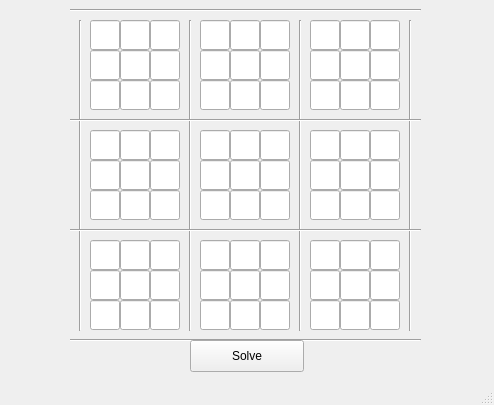
<?xml version="1.0" encoding="UTF-8"?>
<ui version="4.0">
 <class>MainWindow</class>
 <widget class="QMainWindow" name="MainWindow">
  <property name="geometry">
   <rect>
    <x>0</x>
    <y>0</y>
    <width>494</width>
    <height>405</height>
   </rect>
  </property>
  <property name="windowTitle">
   <string>MainWindow</string>
  </property>
  <widget class="QWidget" name="centralWidget">
   <widget class="QLineEdit" name="TL_1">
    <property name="geometry">
     <rect>
      <x>90</x>
      <y>20</y>
      <width>30</width>
      <height>30</height>
     </rect>
    </property>
    <property name="cursor">
     <cursorShape>ArrowCursor</cursorShape>
    </property>
    <property name="frame">
     <bool>true</bool>
    </property>
    <property name="cursorPosition">
     <number>0</number>
    </property>
    <property name="alignment">
     <set>Qt::AlignCenter</set>
    </property>
    <property name="readOnly">
     <bool>false</bool>
    </property>
    <property name="placeholderText">
     <string/>
    </property>
   </widget>
   <widget class="QLineEdit" name="TL_2">
    <property name="geometry">
     <rect>
      <x>120</x>
      <y>20</y>
      <width>30</width>
      <height>30</height>
     </rect>
    </property>
    <property name="cursor">
     <cursorShape>ArrowCursor</cursorShape>
    </property>
    <property name="frame">
     <bool>true</bool>
    </property>
    <property name="cursorPosition">
     <number>0</number>
    </property>
    <property name="alignment">
     <set>Qt::AlignCenter</set>
    </property>
   </widget>
   <widget class="QLineEdit" name="TL_3">
    <property name="geometry">
     <rect>
      <x>150</x>
      <y>20</y>
      <width>30</width>
      <height>30</height>
     </rect>
    </property>
    <property name="cursor">
     <cursorShape>ArrowCursor</cursorShape>
    </property>
    <property name="frame">
     <bool>true</bool>
    </property>
    <property name="cursorPosition">
     <number>0</number>
    </property>
    <property name="alignment">
     <set>Qt::AlignCenter</set>
    </property>
   </widget>
   <widget class="QLineEdit" name="TL_5">
    <property name="geometry">
     <rect>
      <x>120</x>
      <y>50</y>
      <width>30</width>
      <height>30</height>
     </rect>
    </property>
    <property name="cursor">
     <cursorShape>ArrowCursor</cursorShape>
    </property>
    <property name="frame">
     <bool>true</bool>
    </property>
    <property name="cursorPosition">
     <number>0</number>
    </property>
    <property name="alignment">
     <set>Qt::AlignCenter</set>
    </property>
   </widget>
   <widget class="QLineEdit" name="TL_4">
    <property name="geometry">
     <rect>
      <x>90</x>
      <y>50</y>
      <width>30</width>
      <height>30</height>
     </rect>
    </property>
    <property name="cursor">
     <cursorShape>ArrowCursor</cursorShape>
    </property>
    <property name="frame">
     <bool>true</bool>
    </property>
    <property name="cursorPosition">
     <number>0</number>
    </property>
    <property name="alignment">
     <set>Qt::AlignCenter</set>
    </property>
   </widget>
   <widget class="QLineEdit" name="TL_6">
    <property name="geometry">
     <rect>
      <x>150</x>
      <y>50</y>
      <width>30</width>
      <height>30</height>
     </rect>
    </property>
    <property name="cursor">
     <cursorShape>ArrowCursor</cursorShape>
    </property>
    <property name="frame">
     <bool>true</bool>
    </property>
    <property name="cursorPosition">
     <number>0</number>
    </property>
    <property name="alignment">
     <set>Qt::AlignCenter</set>
    </property>
   </widget>
   <widget class="QLineEdit" name="TL_8">
    <property name="geometry">
     <rect>
      <x>120</x>
      <y>80</y>
      <width>30</width>
      <height>30</height>
     </rect>
    </property>
    <property name="cursor">
     <cursorShape>ArrowCursor</cursorShape>
    </property>
    <property name="frame">
     <bool>true</bool>
    </property>
    <property name="cursorPosition">
     <number>0</number>
    </property>
    <property name="alignment">
     <set>Qt::AlignCenter</set>
    </property>
   </widget>
   <widget class="QLineEdit" name="TL_7">
    <property name="geometry">
     <rect>
      <x>90</x>
      <y>80</y>
      <width>30</width>
      <height>30</height>
     </rect>
    </property>
    <property name="cursor">
     <cursorShape>ArrowCursor</cursorShape>
    </property>
    <property name="frame">
     <bool>true</bool>
    </property>
    <property name="cursorPosition">
     <number>0</number>
    </property>
    <property name="alignment">
     <set>Qt::AlignCenter</set>
    </property>
   </widget>
   <widget class="QLineEdit" name="TL_9">
    <property name="geometry">
     <rect>
      <x>150</x>
      <y>80</y>
      <width>30</width>
      <height>30</height>
     </rect>
    </property>
    <property name="cursor">
     <cursorShape>ArrowCursor</cursorShape>
    </property>
    <property name="frame">
     <bool>true</bool>
    </property>
    <property name="cursorPosition">
     <number>0</number>
    </property>
    <property name="alignment">
     <set>Qt::AlignCenter</set>
    </property>
   </widget>
   <widget class="Line" name="line">
    <property name="geometry">
     <rect>
      <x>180</x>
      <y>20</y>
      <width>20</width>
      <height>311</height>
     </rect>
    </property>
    <property name="orientation">
     <enum>Qt::Vertical</enum>
    </property>
   </widget>
   <widget class="QLineEdit" name="TM_2">
    <property name="geometry">
     <rect>
      <x>230</x>
      <y>20</y>
      <width>30</width>
      <height>30</height>
     </rect>
    </property>
    <property name="cursor">
     <cursorShape>ArrowCursor</cursorShape>
    </property>
    <property name="frame">
     <bool>true</bool>
    </property>
    <property name="cursorPosition">
     <number>0</number>
    </property>
    <property name="alignment">
     <set>Qt::AlignCenter</set>
    </property>
   </widget>
   <widget class="QLineEdit" name="TM_5">
    <property name="geometry">
     <rect>
      <x>230</x>
      <y>50</y>
      <width>30</width>
      <height>30</height>
     </rect>
    </property>
    <property name="cursor">
     <cursorShape>ArrowCursor</cursorShape>
    </property>
    <property name="frame">
     <bool>true</bool>
    </property>
    <property name="cursorPosition">
     <number>0</number>
    </property>
    <property name="alignment">
     <set>Qt::AlignCenter</set>
    </property>
   </widget>
   <widget class="QLineEdit" name="TM_1">
    <property name="geometry">
     <rect>
      <x>200</x>
      <y>20</y>
      <width>30</width>
      <height>30</height>
     </rect>
    </property>
    <property name="cursor">
     <cursorShape>ArrowCursor</cursorShape>
    </property>
    <property name="frame">
     <bool>true</bool>
    </property>
    <property name="cursorPosition">
     <number>0</number>
    </property>
    <property name="alignment">
     <set>Qt::AlignCenter</set>
    </property>
   </widget>
   <widget class="QLineEdit" name="TM_4">
    <property name="geometry">
     <rect>
      <x>200</x>
      <y>50</y>
      <width>30</width>
      <height>30</height>
     </rect>
    </property>
    <property name="cursor">
     <cursorShape>ArrowCursor</cursorShape>
    </property>
    <property name="frame">
     <bool>true</bool>
    </property>
    <property name="cursorPosition">
     <number>0</number>
    </property>
    <property name="alignment">
     <set>Qt::AlignCenter</set>
    </property>
   </widget>
   <widget class="QLineEdit" name="TM_3">
    <property name="geometry">
     <rect>
      <x>260</x>
      <y>20</y>
      <width>30</width>
      <height>30</height>
     </rect>
    </property>
    <property name="cursor">
     <cursorShape>ArrowCursor</cursorShape>
    </property>
    <property name="frame">
     <bool>true</bool>
    </property>
    <property name="cursorPosition">
     <number>0</number>
    </property>
    <property name="alignment">
     <set>Qt::AlignCenter</set>
    </property>
   </widget>
   <widget class="Line" name="line_2">
    <property name="geometry">
     <rect>
      <x>290</x>
      <y>20</y>
      <width>20</width>
      <height>311</height>
     </rect>
    </property>
    <property name="orientation">
     <enum>Qt::Vertical</enum>
    </property>
   </widget>
   <widget class="QLineEdit" name="TM_9">
    <property name="geometry">
     <rect>
      <x>260</x>
      <y>80</y>
      <width>30</width>
      <height>30</height>
     </rect>
    </property>
    <property name="cursor">
     <cursorShape>ArrowCursor</cursorShape>
    </property>
    <property name="frame">
     <bool>true</bool>
    </property>
    <property name="cursorPosition">
     <number>0</number>
    </property>
    <property name="alignment">
     <set>Qt::AlignCenter</set>
    </property>
   </widget>
   <widget class="QLineEdit" name="TM_7">
    <property name="geometry">
     <rect>
      <x>200</x>
      <y>80</y>
      <width>30</width>
      <height>30</height>
     </rect>
    </property>
    <property name="cursor">
     <cursorShape>ArrowCursor</cursorShape>
    </property>
    <property name="frame">
     <bool>true</bool>
    </property>
    <property name="cursorPosition">
     <number>0</number>
    </property>
    <property name="alignment">
     <set>Qt::AlignCenter</set>
    </property>
   </widget>
   <widget class="QLineEdit" name="TM_8">
    <property name="geometry">
     <rect>
      <x>230</x>
      <y>80</y>
      <width>30</width>
      <height>30</height>
     </rect>
    </property>
    <property name="cursor">
     <cursorShape>ArrowCursor</cursorShape>
    </property>
    <property name="frame">
     <bool>true</bool>
    </property>
    <property name="cursorPosition">
     <number>0</number>
    </property>
    <property name="alignment">
     <set>Qt::AlignCenter</set>
    </property>
   </widget>
   <widget class="QLineEdit" name="TM_6">
    <property name="geometry">
     <rect>
      <x>260</x>
      <y>50</y>
      <width>30</width>
      <height>30</height>
     </rect>
    </property>
    <property name="cursor">
     <cursorShape>ArrowCursor</cursorShape>
    </property>
    <property name="frame">
     <bool>true</bool>
    </property>
    <property name="cursorPosition">
     <number>0</number>
    </property>
    <property name="alignment">
     <set>Qt::AlignCenter</set>
    </property>
   </widget>
   <widget class="QLineEdit" name="TR_2">
    <property name="geometry">
     <rect>
      <x>340</x>
      <y>20</y>
      <width>30</width>
      <height>30</height>
     </rect>
    </property>
    <property name="cursor">
     <cursorShape>ArrowCursor</cursorShape>
    </property>
    <property name="frame">
     <bool>true</bool>
    </property>
    <property name="cursorPosition">
     <number>0</number>
    </property>
    <property name="alignment">
     <set>Qt::AlignCenter</set>
    </property>
   </widget>
   <widget class="QLineEdit" name="TR_5">
    <property name="geometry">
     <rect>
      <x>340</x>
      <y>50</y>
      <width>30</width>
      <height>30</height>
     </rect>
    </property>
    <property name="cursor">
     <cursorShape>ArrowCursor</cursorShape>
    </property>
    <property name="frame">
     <bool>true</bool>
    </property>
    <property name="cursorPosition">
     <number>0</number>
    </property>
    <property name="alignment">
     <set>Qt::AlignCenter</set>
    </property>
   </widget>
   <widget class="QLineEdit" name="TR_1">
    <property name="geometry">
     <rect>
      <x>310</x>
      <y>20</y>
      <width>30</width>
      <height>30</height>
     </rect>
    </property>
    <property name="cursor">
     <cursorShape>ArrowCursor</cursorShape>
    </property>
    <property name="frame">
     <bool>true</bool>
    </property>
    <property name="cursorPosition">
     <number>0</number>
    </property>
    <property name="alignment">
     <set>Qt::AlignCenter</set>
    </property>
   </widget>
   <widget class="QLineEdit" name="TR_4">
    <property name="geometry">
     <rect>
      <x>310</x>
      <y>50</y>
      <width>30</width>
      <height>30</height>
     </rect>
    </property>
    <property name="cursor">
     <cursorShape>ArrowCursor</cursorShape>
    </property>
    <property name="frame">
     <bool>true</bool>
    </property>
    <property name="cursorPosition">
     <number>0</number>
    </property>
    <property name="alignment">
     <set>Qt::AlignCenter</set>
    </property>
   </widget>
   <widget class="QLineEdit" name="TR_3">
    <property name="geometry">
     <rect>
      <x>370</x>
      <y>20</y>
      <width>30</width>
      <height>30</height>
     </rect>
    </property>
    <property name="cursor">
     <cursorShape>ArrowCursor</cursorShape>
    </property>
    <property name="frame">
     <bool>true</bool>
    </property>
    <property name="cursorPosition">
     <number>0</number>
    </property>
    <property name="alignment">
     <set>Qt::AlignCenter</set>
    </property>
   </widget>
   <widget class="Line" name="line_3">
    <property name="geometry">
     <rect>
      <x>400</x>
      <y>20</y>
      <width>20</width>
      <height>311</height>
     </rect>
    </property>
    <property name="orientation">
     <enum>Qt::Vertical</enum>
    </property>
   </widget>
   <widget class="QLineEdit" name="TR_9">
    <property name="geometry">
     <rect>
      <x>370</x>
      <y>80</y>
      <width>30</width>
      <height>30</height>
     </rect>
    </property>
    <property name="cursor">
     <cursorShape>ArrowCursor</cursorShape>
    </property>
    <property name="frame">
     <bool>true</bool>
    </property>
    <property name="cursorPosition">
     <number>0</number>
    </property>
    <property name="alignment">
     <set>Qt::AlignCenter</set>
    </property>
   </widget>
   <widget class="QLineEdit" name="TR_7">
    <property name="geometry">
     <rect>
      <x>310</x>
      <y>80</y>
      <width>30</width>
      <height>30</height>
     </rect>
    </property>
    <property name="cursor">
     <cursorShape>ArrowCursor</cursorShape>
    </property>
    <property name="frame">
     <bool>true</bool>
    </property>
    <property name="cursorPosition">
     <number>0</number>
    </property>
    <property name="alignment">
     <set>Qt::AlignCenter</set>
    </property>
   </widget>
   <widget class="QLineEdit" name="TR_8">
    <property name="geometry">
     <rect>
      <x>340</x>
      <y>80</y>
      <width>30</width>
      <height>30</height>
     </rect>
    </property>
    <property name="cursor">
     <cursorShape>ArrowCursor</cursorShape>
    </property>
    <property name="frame">
     <bool>true</bool>
    </property>
    <property name="cursorPosition">
     <number>0</number>
    </property>
    <property name="alignment">
     <set>Qt::AlignCenter</set>
    </property>
   </widget>
   <widget class="QLineEdit" name="TR_6">
    <property name="geometry">
     <rect>
      <x>370</x>
      <y>50</y>
      <width>30</width>
      <height>30</height>
     </rect>
    </property>
    <property name="cursor">
     <cursorShape>ArrowCursor</cursorShape>
    </property>
    <property name="frame">
     <bool>true</bool>
    </property>
    <property name="cursorPosition">
     <number>0</number>
    </property>
    <property name="alignment">
     <set>Qt::AlignCenter</set>
    </property>
   </widget>
   <widget class="Line" name="line_4">
    <property name="geometry">
     <rect>
      <x>70</x>
      <y>20</y>
      <width>20</width>
      <height>311</height>
     </rect>
    </property>
    <property name="orientation">
     <enum>Qt::Vertical</enum>
    </property>
   </widget>
   <widget class="Line" name="line_5">
    <property name="geometry">
     <rect>
      <x>70</x>
      <y>110</y>
      <width>351</width>
      <height>20</height>
     </rect>
    </property>
    <property name="orientation">
     <enum>Qt::Horizontal</enum>
    </property>
   </widget>
   <widget class="QLineEdit" name="ML_4">
    <property name="geometry">
     <rect>
      <x>90</x>
      <y>160</y>
      <width>30</width>
      <height>30</height>
     </rect>
    </property>
    <property name="cursor">
     <cursorShape>ArrowCursor</cursorShape>
    </property>
    <property name="frame">
     <bool>true</bool>
    </property>
    <property name="cursorPosition">
     <number>0</number>
    </property>
    <property name="alignment">
     <set>Qt::AlignCenter</set>
    </property>
   </widget>
   <widget class="QLineEdit" name="MM_5">
    <property name="geometry">
     <rect>
      <x>230</x>
      <y>160</y>
      <width>30</width>
      <height>30</height>
     </rect>
    </property>
    <property name="cursor">
     <cursorShape>ArrowCursor</cursorShape>
    </property>
    <property name="frame">
     <bool>true</bool>
    </property>
    <property name="cursorPosition">
     <number>0</number>
    </property>
    <property name="alignment">
     <set>Qt::AlignCenter</set>
    </property>
   </widget>
   <widget class="QLineEdit" name="MM_8">
    <property name="geometry">
     <rect>
      <x>230</x>
      <y>190</y>
      <width>30</width>
      <height>30</height>
     </rect>
    </property>
    <property name="cursor">
     <cursorShape>ArrowCursor</cursorShape>
    </property>
    <property name="frame">
     <bool>true</bool>
    </property>
    <property name="cursorPosition">
     <number>0</number>
    </property>
    <property name="alignment">
     <set>Qt::AlignCenter</set>
    </property>
   </widget>
   <widget class="QLineEdit" name="ML_8">
    <property name="geometry">
     <rect>
      <x>120</x>
      <y>190</y>
      <width>30</width>
      <height>30</height>
     </rect>
    </property>
    <property name="cursor">
     <cursorShape>ArrowCursor</cursorShape>
    </property>
    <property name="frame">
     <bool>true</bool>
    </property>
    <property name="cursorPosition">
     <number>0</number>
    </property>
    <property name="alignment">
     <set>Qt::AlignCenter</set>
    </property>
   </widget>
   <widget class="QLineEdit" name="ML_7">
    <property name="geometry">
     <rect>
      <x>90</x>
      <y>190</y>
      <width>30</width>
      <height>30</height>
     </rect>
    </property>
    <property name="cursor">
     <cursorShape>ArrowCursor</cursorShape>
    </property>
    <property name="frame">
     <bool>true</bool>
    </property>
    <property name="cursorPosition">
     <number>0</number>
    </property>
    <property name="alignment">
     <set>Qt::AlignCenter</set>
    </property>
   </widget>
   <widget class="QLineEdit" name="MR_5">
    <property name="geometry">
     <rect>
      <x>340</x>
      <y>160</y>
      <width>30</width>
      <height>30</height>
     </rect>
    </property>
    <property name="cursor">
     <cursorShape>ArrowCursor</cursorShape>
    </property>
    <property name="frame">
     <bool>true</bool>
    </property>
    <property name="cursorPosition">
     <number>0</number>
    </property>
    <property name="alignment">
     <set>Qt::AlignCenter</set>
    </property>
   </widget>
   <widget class="QLineEdit" name="MR_1">
    <property name="geometry">
     <rect>
      <x>310</x>
      <y>130</y>
      <width>30</width>
      <height>30</height>
     </rect>
    </property>
    <property name="cursor">
     <cursorShape>ArrowCursor</cursorShape>
    </property>
    <property name="frame">
     <bool>true</bool>
    </property>
    <property name="cursorPosition">
     <number>0</number>
    </property>
    <property name="alignment">
     <set>Qt::AlignCenter</set>
    </property>
   </widget>
   <widget class="QLineEdit" name="MM_4">
    <property name="geometry">
     <rect>
      <x>200</x>
      <y>160</y>
      <width>30</width>
      <height>30</height>
     </rect>
    </property>
    <property name="cursor">
     <cursorShape>ArrowCursor</cursorShape>
    </property>
    <property name="frame">
     <bool>true</bool>
    </property>
    <property name="cursorPosition">
     <number>0</number>
    </property>
    <property name="alignment">
     <set>Qt::AlignCenter</set>
    </property>
   </widget>
   <widget class="QLineEdit" name="MM_7">
    <property name="geometry">
     <rect>
      <x>200</x>
      <y>190</y>
      <width>30</width>
      <height>30</height>
     </rect>
    </property>
    <property name="cursor">
     <cursorShape>ArrowCursor</cursorShape>
    </property>
    <property name="frame">
     <bool>true</bool>
    </property>
    <property name="cursorPosition">
     <number>0</number>
    </property>
    <property name="alignment">
     <set>Qt::AlignCenter</set>
    </property>
   </widget>
   <widget class="QLineEdit" name="MM_6">
    <property name="geometry">
     <rect>
      <x>260</x>
      <y>160</y>
      <width>30</width>
      <height>30</height>
     </rect>
    </property>
    <property name="cursor">
     <cursorShape>ArrowCursor</cursorShape>
    </property>
    <property name="frame">
     <bool>true</bool>
    </property>
    <property name="cursorPosition">
     <number>0</number>
    </property>
    <property name="alignment">
     <set>Qt::AlignCenter</set>
    </property>
   </widget>
   <widget class="QLineEdit" name="MR_4">
    <property name="geometry">
     <rect>
      <x>310</x>
      <y>160</y>
      <width>30</width>
      <height>30</height>
     </rect>
    </property>
    <property name="cursor">
     <cursorShape>ArrowCursor</cursorShape>
    </property>
    <property name="frame">
     <bool>true</bool>
    </property>
    <property name="cursorPosition">
     <number>0</number>
    </property>
    <property name="alignment">
     <set>Qt::AlignCenter</set>
    </property>
   </widget>
   <widget class="QLineEdit" name="MR_3">
    <property name="geometry">
     <rect>
      <x>370</x>
      <y>130</y>
      <width>30</width>
      <height>30</height>
     </rect>
    </property>
    <property name="cursor">
     <cursorShape>ArrowCursor</cursorShape>
    </property>
    <property name="frame">
     <bool>true</bool>
    </property>
    <property name="cursorPosition">
     <number>0</number>
    </property>
    <property name="alignment">
     <set>Qt::AlignCenter</set>
    </property>
   </widget>
   <widget class="QLineEdit" name="MM_3">
    <property name="geometry">
     <rect>
      <x>260</x>
      <y>130</y>
      <width>30</width>
      <height>30</height>
     </rect>
    </property>
    <property name="cursor">
     <cursorShape>ArrowCursor</cursorShape>
    </property>
    <property name="frame">
     <bool>true</bool>
    </property>
    <property name="cursorPosition">
     <number>0</number>
    </property>
    <property name="alignment">
     <set>Qt::AlignCenter</set>
    </property>
   </widget>
   <widget class="QLineEdit" name="ML_3">
    <property name="geometry">
     <rect>
      <x>150</x>
      <y>130</y>
      <width>30</width>
      <height>30</height>
     </rect>
    </property>
    <property name="cursor">
     <cursorShape>ArrowCursor</cursorShape>
    </property>
    <property name="frame">
     <bool>true</bool>
    </property>
    <property name="cursorPosition">
     <number>0</number>
    </property>
    <property name="alignment">
     <set>Qt::AlignCenter</set>
    </property>
   </widget>
   <widget class="QLineEdit" name="MM_2">
    <property name="geometry">
     <rect>
      <x>230</x>
      <y>130</y>
      <width>30</width>
      <height>30</height>
     </rect>
    </property>
    <property name="cursor">
     <cursorShape>ArrowCursor</cursorShape>
    </property>
    <property name="frame">
     <bool>true</bool>
    </property>
    <property name="cursorPosition">
     <number>0</number>
    </property>
    <property name="alignment">
     <set>Qt::AlignCenter</set>
    </property>
   </widget>
   <widget class="QLineEdit" name="MM_9">
    <property name="geometry">
     <rect>
      <x>260</x>
      <y>190</y>
      <width>30</width>
      <height>30</height>
     </rect>
    </property>
    <property name="cursor">
     <cursorShape>ArrowCursor</cursorShape>
    </property>
    <property name="frame">
     <bool>true</bool>
    </property>
    <property name="cursorPosition">
     <number>0</number>
    </property>
    <property name="alignment">
     <set>Qt::AlignCenter</set>
    </property>
   </widget>
   <widget class="QLineEdit" name="ML_1">
    <property name="geometry">
     <rect>
      <x>90</x>
      <y>130</y>
      <width>30</width>
      <height>30</height>
     </rect>
    </property>
    <property name="cursor">
     <cursorShape>ArrowCursor</cursorShape>
    </property>
    <property name="frame">
     <bool>true</bool>
    </property>
    <property name="cursorPosition">
     <number>0</number>
    </property>
    <property name="alignment">
     <set>Qt::AlignCenter</set>
    </property>
   </widget>
   <widget class="QLineEdit" name="ML_2">
    <property name="geometry">
     <rect>
      <x>120</x>
      <y>130</y>
      <width>30</width>
      <height>30</height>
     </rect>
    </property>
    <property name="cursor">
     <cursorShape>ArrowCursor</cursorShape>
    </property>
    <property name="frame">
     <bool>true</bool>
    </property>
    <property name="cursorPosition">
     <number>0</number>
    </property>
    <property name="alignment">
     <set>Qt::AlignCenter</set>
    </property>
   </widget>
   <widget class="Line" name="line_6">
    <property name="geometry">
     <rect>
      <x>70</x>
      <y>220</y>
      <width>351</width>
      <height>20</height>
     </rect>
    </property>
    <property name="orientation">
     <enum>Qt::Horizontal</enum>
    </property>
   </widget>
   <widget class="QLineEdit" name="MM_1">
    <property name="geometry">
     <rect>
      <x>200</x>
      <y>130</y>
      <width>30</width>
      <height>30</height>
     </rect>
    </property>
    <property name="cursor">
     <cursorShape>ArrowCursor</cursorShape>
    </property>
    <property name="frame">
     <bool>true</bool>
    </property>
    <property name="cursorPosition">
     <number>0</number>
    </property>
    <property name="alignment">
     <set>Qt::AlignCenter</set>
    </property>
   </widget>
   <widget class="QLineEdit" name="ML_5">
    <property name="geometry">
     <rect>
      <x>120</x>
      <y>160</y>
      <width>30</width>
      <height>30</height>
     </rect>
    </property>
    <property name="cursor">
     <cursorShape>ArrowCursor</cursorShape>
    </property>
    <property name="frame">
     <bool>true</bool>
    </property>
    <property name="cursorPosition">
     <number>0</number>
    </property>
    <property name="alignment">
     <set>Qt::AlignCenter</set>
    </property>
   </widget>
   <widget class="QLineEdit" name="MR_8">
    <property name="geometry">
     <rect>
      <x>340</x>
      <y>190</y>
      <width>30</width>
      <height>30</height>
     </rect>
    </property>
    <property name="cursor">
     <cursorShape>ArrowCursor</cursorShape>
    </property>
    <property name="frame">
     <bool>true</bool>
    </property>
    <property name="cursorPosition">
     <number>0</number>
    </property>
    <property name="alignment">
     <set>Qt::AlignCenter</set>
    </property>
   </widget>
   <widget class="QLineEdit" name="ML_9">
    <property name="geometry">
     <rect>
      <x>150</x>
      <y>190</y>
      <width>30</width>
      <height>30</height>
     </rect>
    </property>
    <property name="cursor">
     <cursorShape>ArrowCursor</cursorShape>
    </property>
    <property name="frame">
     <bool>true</bool>
    </property>
    <property name="cursorPosition">
     <number>0</number>
    </property>
    <property name="alignment">
     <set>Qt::AlignCenter</set>
    </property>
   </widget>
   <widget class="QLineEdit" name="MR_9">
    <property name="geometry">
     <rect>
      <x>370</x>
      <y>190</y>
      <width>30</width>
      <height>30</height>
     </rect>
    </property>
    <property name="cursor">
     <cursorShape>ArrowCursor</cursorShape>
    </property>
    <property name="frame">
     <bool>true</bool>
    </property>
    <property name="cursorPosition">
     <number>0</number>
    </property>
    <property name="alignment">
     <set>Qt::AlignCenter</set>
    </property>
   </widget>
   <widget class="QLineEdit" name="MR_2">
    <property name="geometry">
     <rect>
      <x>340</x>
      <y>130</y>
      <width>30</width>
      <height>30</height>
     </rect>
    </property>
    <property name="cursor">
     <cursorShape>ArrowCursor</cursorShape>
    </property>
    <property name="frame">
     <bool>true</bool>
    </property>
    <property name="cursorPosition">
     <number>0</number>
    </property>
    <property name="alignment">
     <set>Qt::AlignCenter</set>
    </property>
   </widget>
   <widget class="QLineEdit" name="ML_6">
    <property name="geometry">
     <rect>
      <x>150</x>
      <y>160</y>
      <width>30</width>
      <height>30</height>
     </rect>
    </property>
    <property name="cursor">
     <cursorShape>ArrowCursor</cursorShape>
    </property>
    <property name="frame">
     <bool>true</bool>
    </property>
    <property name="cursorPosition">
     <number>0</number>
    </property>
    <property name="alignment">
     <set>Qt::AlignCenter</set>
    </property>
   </widget>
   <widget class="QLineEdit" name="MR_7">
    <property name="geometry">
     <rect>
      <x>310</x>
      <y>190</y>
      <width>30</width>
      <height>30</height>
     </rect>
    </property>
    <property name="cursor">
     <cursorShape>ArrowCursor</cursorShape>
    </property>
    <property name="frame">
     <bool>true</bool>
    </property>
    <property name="cursorPosition">
     <number>0</number>
    </property>
    <property name="alignment">
     <set>Qt::AlignCenter</set>
    </property>
   </widget>
   <widget class="QLineEdit" name="MR_6">
    <property name="geometry">
     <rect>
      <x>370</x>
      <y>160</y>
      <width>30</width>
      <height>30</height>
     </rect>
    </property>
    <property name="cursor">
     <cursorShape>ArrowCursor</cursorShape>
    </property>
    <property name="frame">
     <bool>true</bool>
    </property>
    <property name="cursorPosition">
     <number>0</number>
    </property>
    <property name="alignment">
     <set>Qt::AlignCenter</set>
    </property>
   </widget>
   <widget class="QLineEdit" name="BL_4">
    <property name="geometry">
     <rect>
      <x>90</x>
      <y>270</y>
      <width>30</width>
      <height>30</height>
     </rect>
    </property>
    <property name="cursor">
     <cursorShape>ArrowCursor</cursorShape>
    </property>
    <property name="frame">
     <bool>true</bool>
    </property>
    <property name="cursorPosition">
     <number>0</number>
    </property>
    <property name="alignment">
     <set>Qt::AlignCenter</set>
    </property>
   </widget>
   <widget class="QLineEdit" name="BM_5">
    <property name="geometry">
     <rect>
      <x>230</x>
      <y>270</y>
      <width>30</width>
      <height>30</height>
     </rect>
    </property>
    <property name="cursor">
     <cursorShape>ArrowCursor</cursorShape>
    </property>
    <property name="frame">
     <bool>true</bool>
    </property>
    <property name="cursorPosition">
     <number>0</number>
    </property>
    <property name="alignment">
     <set>Qt::AlignCenter</set>
    </property>
   </widget>
   <widget class="QLineEdit" name="BM_8">
    <property name="geometry">
     <rect>
      <x>230</x>
      <y>300</y>
      <width>30</width>
      <height>30</height>
     </rect>
    </property>
    <property name="cursor">
     <cursorShape>ArrowCursor</cursorShape>
    </property>
    <property name="frame">
     <bool>true</bool>
    </property>
    <property name="cursorPosition">
     <number>0</number>
    </property>
    <property name="alignment">
     <set>Qt::AlignCenter</set>
    </property>
   </widget>
   <widget class="QLineEdit" name="BL_8">
    <property name="geometry">
     <rect>
      <x>120</x>
      <y>300</y>
      <width>30</width>
      <height>30</height>
     </rect>
    </property>
    <property name="cursor">
     <cursorShape>ArrowCursor</cursorShape>
    </property>
    <property name="frame">
     <bool>true</bool>
    </property>
    <property name="cursorPosition">
     <number>0</number>
    </property>
    <property name="alignment">
     <set>Qt::AlignCenter</set>
    </property>
   </widget>
   <widget class="QLineEdit" name="BL_7">
    <property name="geometry">
     <rect>
      <x>90</x>
      <y>300</y>
      <width>30</width>
      <height>30</height>
     </rect>
    </property>
    <property name="cursor">
     <cursorShape>ArrowCursor</cursorShape>
    </property>
    <property name="frame">
     <bool>true</bool>
    </property>
    <property name="cursorPosition">
     <number>0</number>
    </property>
    <property name="alignment">
     <set>Qt::AlignCenter</set>
    </property>
   </widget>
   <widget class="QLineEdit" name="BR_5">
    <property name="geometry">
     <rect>
      <x>340</x>
      <y>270</y>
      <width>30</width>
      <height>30</height>
     </rect>
    </property>
    <property name="cursor">
     <cursorShape>ArrowCursor</cursorShape>
    </property>
    <property name="frame">
     <bool>true</bool>
    </property>
    <property name="cursorPosition">
     <number>0</number>
    </property>
    <property name="alignment">
     <set>Qt::AlignCenter</set>
    </property>
   </widget>
   <widget class="QLineEdit" name="BR_1">
    <property name="geometry">
     <rect>
      <x>310</x>
      <y>240</y>
      <width>30</width>
      <height>30</height>
     </rect>
    </property>
    <property name="cursor">
     <cursorShape>ArrowCursor</cursorShape>
    </property>
    <property name="frame">
     <bool>true</bool>
    </property>
    <property name="cursorPosition">
     <number>0</number>
    </property>
    <property name="alignment">
     <set>Qt::AlignCenter</set>
    </property>
   </widget>
   <widget class="QLineEdit" name="BM_4">
    <property name="geometry">
     <rect>
      <x>200</x>
      <y>270</y>
      <width>30</width>
      <height>30</height>
     </rect>
    </property>
    <property name="cursor">
     <cursorShape>ArrowCursor</cursorShape>
    </property>
    <property name="frame">
     <bool>true</bool>
    </property>
    <property name="cursorPosition">
     <number>0</number>
    </property>
    <property name="alignment">
     <set>Qt::AlignCenter</set>
    </property>
   </widget>
   <widget class="QLineEdit" name="BM_7">
    <property name="geometry">
     <rect>
      <x>200</x>
      <y>300</y>
      <width>30</width>
      <height>30</height>
     </rect>
    </property>
    <property name="cursor">
     <cursorShape>ArrowCursor</cursorShape>
    </property>
    <property name="frame">
     <bool>true</bool>
    </property>
    <property name="cursorPosition">
     <number>0</number>
    </property>
    <property name="alignment">
     <set>Qt::AlignCenter</set>
    </property>
   </widget>
   <widget class="QLineEdit" name="BM_6">
    <property name="geometry">
     <rect>
      <x>260</x>
      <y>270</y>
      <width>30</width>
      <height>30</height>
     </rect>
    </property>
    <property name="cursor">
     <cursorShape>ArrowCursor</cursorShape>
    </property>
    <property name="frame">
     <bool>true</bool>
    </property>
    <property name="cursorPosition">
     <number>0</number>
    </property>
    <property name="alignment">
     <set>Qt::AlignCenter</set>
    </property>
   </widget>
   <widget class="QLineEdit" name="BR_4">
    <property name="geometry">
     <rect>
      <x>310</x>
      <y>270</y>
      <width>30</width>
      <height>30</height>
     </rect>
    </property>
    <property name="cursor">
     <cursorShape>ArrowCursor</cursorShape>
    </property>
    <property name="frame">
     <bool>true</bool>
    </property>
    <property name="cursorPosition">
     <number>0</number>
    </property>
    <property name="alignment">
     <set>Qt::AlignCenter</set>
    </property>
   </widget>
   <widget class="QLineEdit" name="BR_3">
    <property name="geometry">
     <rect>
      <x>370</x>
      <y>240</y>
      <width>30</width>
      <height>30</height>
     </rect>
    </property>
    <property name="cursor">
     <cursorShape>ArrowCursor</cursorShape>
    </property>
    <property name="frame">
     <bool>true</bool>
    </property>
    <property name="cursorPosition">
     <number>0</number>
    </property>
    <property name="alignment">
     <set>Qt::AlignCenter</set>
    </property>
   </widget>
   <widget class="QLineEdit" name="BM_3">
    <property name="geometry">
     <rect>
      <x>260</x>
      <y>240</y>
      <width>30</width>
      <height>30</height>
     </rect>
    </property>
    <property name="cursor">
     <cursorShape>ArrowCursor</cursorShape>
    </property>
    <property name="frame">
     <bool>true</bool>
    </property>
    <property name="cursorPosition">
     <number>0</number>
    </property>
    <property name="alignment">
     <set>Qt::AlignCenter</set>
    </property>
   </widget>
   <widget class="QLineEdit" name="BL_3">
    <property name="geometry">
     <rect>
      <x>150</x>
      <y>240</y>
      <width>30</width>
      <height>30</height>
     </rect>
    </property>
    <property name="cursor">
     <cursorShape>ArrowCursor</cursorShape>
    </property>
    <property name="frame">
     <bool>true</bool>
    </property>
    <property name="cursorPosition">
     <number>0</number>
    </property>
    <property name="alignment">
     <set>Qt::AlignCenter</set>
    </property>
   </widget>
   <widget class="QLineEdit" name="BM_2">
    <property name="geometry">
     <rect>
      <x>230</x>
      <y>240</y>
      <width>30</width>
      <height>30</height>
     </rect>
    </property>
    <property name="cursor">
     <cursorShape>ArrowCursor</cursorShape>
    </property>
    <property name="frame">
     <bool>true</bool>
    </property>
    <property name="cursorPosition">
     <number>0</number>
    </property>
    <property name="alignment">
     <set>Qt::AlignCenter</set>
    </property>
   </widget>
   <widget class="QLineEdit" name="BM_9">
    <property name="geometry">
     <rect>
      <x>260</x>
      <y>300</y>
      <width>30</width>
      <height>30</height>
     </rect>
    </property>
    <property name="cursor">
     <cursorShape>ArrowCursor</cursorShape>
    </property>
    <property name="frame">
     <bool>true</bool>
    </property>
    <property name="cursorPosition">
     <number>0</number>
    </property>
    <property name="alignment">
     <set>Qt::AlignCenter</set>
    </property>
   </widget>
   <widget class="QLineEdit" name="BL_1">
    <property name="geometry">
     <rect>
      <x>90</x>
      <y>240</y>
      <width>30</width>
      <height>30</height>
     </rect>
    </property>
    <property name="cursor">
     <cursorShape>ArrowCursor</cursorShape>
    </property>
    <property name="frame">
     <bool>true</bool>
    </property>
    <property name="cursorPosition">
     <number>0</number>
    </property>
    <property name="alignment">
     <set>Qt::AlignCenter</set>
    </property>
   </widget>
   <widget class="QLineEdit" name="BL_2">
    <property name="geometry">
     <rect>
      <x>120</x>
      <y>240</y>
      <width>30</width>
      <height>30</height>
     </rect>
    </property>
    <property name="cursor">
     <cursorShape>ArrowCursor</cursorShape>
    </property>
    <property name="frame">
     <bool>true</bool>
    </property>
    <property name="cursorPosition">
     <number>0</number>
    </property>
    <property name="alignment">
     <set>Qt::AlignCenter</set>
    </property>
   </widget>
   <widget class="Line" name="line_7">
    <property name="geometry">
     <rect>
      <x>70</x>
      <y>330</y>
      <width>351</width>
      <height>20</height>
     </rect>
    </property>
    <property name="orientation">
     <enum>Qt::Horizontal</enum>
    </property>
   </widget>
   <widget class="QLineEdit" name="BM_1">
    <property name="geometry">
     <rect>
      <x>200</x>
      <y>240</y>
      <width>30</width>
      <height>30</height>
     </rect>
    </property>
    <property name="cursor">
     <cursorShape>ArrowCursor</cursorShape>
    </property>
    <property name="frame">
     <bool>true</bool>
    </property>
    <property name="cursorPosition">
     <number>0</number>
    </property>
    <property name="alignment">
     <set>Qt::AlignCenter</set>
    </property>
   </widget>
   <widget class="QLineEdit" name="BL_5">
    <property name="geometry">
     <rect>
      <x>120</x>
      <y>270</y>
      <width>30</width>
      <height>30</height>
     </rect>
    </property>
    <property name="cursor">
     <cursorShape>ArrowCursor</cursorShape>
    </property>
    <property name="frame">
     <bool>true</bool>
    </property>
    <property name="cursorPosition">
     <number>0</number>
    </property>
    <property name="alignment">
     <set>Qt::AlignCenter</set>
    </property>
   </widget>
   <widget class="QLineEdit" name="BR_8">
    <property name="geometry">
     <rect>
      <x>340</x>
      <y>300</y>
      <width>30</width>
      <height>30</height>
     </rect>
    </property>
    <property name="cursor">
     <cursorShape>ArrowCursor</cursorShape>
    </property>
    <property name="frame">
     <bool>true</bool>
    </property>
    <property name="cursorPosition">
     <number>0</number>
    </property>
    <property name="alignment">
     <set>Qt::AlignCenter</set>
    </property>
   </widget>
   <widget class="QLineEdit" name="BL_9">
    <property name="geometry">
     <rect>
      <x>150</x>
      <y>300</y>
      <width>30</width>
      <height>30</height>
     </rect>
    </property>
    <property name="cursor">
     <cursorShape>ArrowCursor</cursorShape>
    </property>
    <property name="frame">
     <bool>true</bool>
    </property>
    <property name="cursorPosition">
     <number>0</number>
    </property>
    <property name="alignment">
     <set>Qt::AlignCenter</set>
    </property>
   </widget>
   <widget class="QLineEdit" name="BR_9">
    <property name="geometry">
     <rect>
      <x>370</x>
      <y>300</y>
      <width>30</width>
      <height>30</height>
     </rect>
    </property>
    <property name="cursor">
     <cursorShape>ArrowCursor</cursorShape>
    </property>
    <property name="frame">
     <bool>true</bool>
    </property>
    <property name="cursorPosition">
     <number>0</number>
    </property>
    <property name="alignment">
     <set>Qt::AlignCenter</set>
    </property>
   </widget>
   <widget class="QLineEdit" name="BR_2">
    <property name="geometry">
     <rect>
      <x>340</x>
      <y>240</y>
      <width>30</width>
      <height>30</height>
     </rect>
    </property>
    <property name="cursor">
     <cursorShape>ArrowCursor</cursorShape>
    </property>
    <property name="frame">
     <bool>true</bool>
    </property>
    <property name="cursorPosition">
     <number>0</number>
    </property>
    <property name="alignment">
     <set>Qt::AlignCenter</set>
    </property>
   </widget>
   <widget class="QLineEdit" name="BL_6">
    <property name="geometry">
     <rect>
      <x>150</x>
      <y>270</y>
      <width>30</width>
      <height>30</height>
     </rect>
    </property>
    <property name="cursor">
     <cursorShape>ArrowCursor</cursorShape>
    </property>
    <property name="frame">
     <bool>true</bool>
    </property>
    <property name="cursorPosition">
     <number>0</number>
    </property>
    <property name="alignment">
     <set>Qt::AlignCenter</set>
    </property>
   </widget>
   <widget class="QLineEdit" name="BR_7">
    <property name="geometry">
     <rect>
      <x>310</x>
      <y>300</y>
      <width>30</width>
      <height>30</height>
     </rect>
    </property>
    <property name="cursor">
     <cursorShape>ArrowCursor</cursorShape>
    </property>
    <property name="frame">
     <bool>true</bool>
    </property>
    <property name="cursorPosition">
     <number>0</number>
    </property>
    <property name="alignment">
     <set>Qt::AlignCenter</set>
    </property>
   </widget>
   <widget class="QLineEdit" name="BR_6">
    <property name="geometry">
     <rect>
      <x>370</x>
      <y>270</y>
      <width>30</width>
      <height>30</height>
     </rect>
    </property>
    <property name="cursor">
     <cursorShape>ArrowCursor</cursorShape>
    </property>
    <property name="frame">
     <bool>true</bool>
    </property>
    <property name="cursorPosition">
     <number>0</number>
    </property>
    <property name="alignment">
     <set>Qt::AlignCenter</set>
    </property>
   </widget>
   <widget class="Line" name="line_8">
    <property name="geometry">
     <rect>
      <x>70</x>
      <y>0</y>
      <width>351</width>
      <height>20</height>
     </rect>
    </property>
    <property name="orientation">
     <enum>Qt::Horizontal</enum>
    </property>
   </widget>
   <widget class="QPushButton" name="pushButton_solve">
    <property name="geometry">
     <rect>
      <x>190</x>
      <y>340</y>
      <width>114</width>
      <height>32</height>
     </rect>
    </property>
    <property name="text">
     <string>Solve</string>
    </property>
   </widget>
  </widget>
  <widget class="QStatusBar" name="statusBar"/>
 </widget>
 <layoutdefault spacing="6" margin="11"/>
 <tabstops>
  <tabstop>TL_1</tabstop>
  <tabstop>TL_2</tabstop>
  <tabstop>TL_3</tabstop>
  <tabstop>TL_4</tabstop>
  <tabstop>TL_5</tabstop>
  <tabstop>TL_6</tabstop>
  <tabstop>TL_7</tabstop>
  <tabstop>TL_8</tabstop>
  <tabstop>TL_9</tabstop>
  <tabstop>TM_1</tabstop>
  <tabstop>TM_2</tabstop>
  <tabstop>TM_3</tabstop>
  <tabstop>TM_4</tabstop>
  <tabstop>TM_5</tabstop>
  <tabstop>TM_6</tabstop>
  <tabstop>TM_7</tabstop>
  <tabstop>TM_8</tabstop>
  <tabstop>TM_9</tabstop>
  <tabstop>TR_1</tabstop>
  <tabstop>TR_2</tabstop>
  <tabstop>TR_3</tabstop>
  <tabstop>TR_4</tabstop>
  <tabstop>TR_5</tabstop>
  <tabstop>TR_6</tabstop>
  <tabstop>TR_7</tabstop>
  <tabstop>TR_8</tabstop>
  <tabstop>TR_9</tabstop>
  <tabstop>ML_1</tabstop>
  <tabstop>ML_2</tabstop>
  <tabstop>ML_3</tabstop>
  <tabstop>ML_4</tabstop>
  <tabstop>ML_5</tabstop>
  <tabstop>ML_6</tabstop>
  <tabstop>ML_7</tabstop>
  <tabstop>ML_8</tabstop>
  <tabstop>ML_9</tabstop>
  <tabstop>MM_1</tabstop>
  <tabstop>MM_2</tabstop>
  <tabstop>MM_3</tabstop>
  <tabstop>MM_4</tabstop>
  <tabstop>MM_5</tabstop>
  <tabstop>MM_6</tabstop>
  <tabstop>MM_7</tabstop>
  <tabstop>MM_8</tabstop>
  <tabstop>MM_9</tabstop>
  <tabstop>MR_1</tabstop>
  <tabstop>MR_2</tabstop>
  <tabstop>MR_3</tabstop>
  <tabstop>MR_4</tabstop>
  <tabstop>MR_5</tabstop>
  <tabstop>MR_6</tabstop>
  <tabstop>MR_7</tabstop>
  <tabstop>MR_8</tabstop>
  <tabstop>MR_9</tabstop>
  <tabstop>BL_1</tabstop>
  <tabstop>BL_2</tabstop>
  <tabstop>BL_3</tabstop>
  <tabstop>BL_4</tabstop>
  <tabstop>BL_5</tabstop>
  <tabstop>BL_6</tabstop>
  <tabstop>BL_7</tabstop>
  <tabstop>BL_8</tabstop>
  <tabstop>BL_9</tabstop>
  <tabstop>BM_1</tabstop>
  <tabstop>BM_2</tabstop>
  <tabstop>BM_3</tabstop>
  <tabstop>BM_4</tabstop>
  <tabstop>BM_5</tabstop>
  <tabstop>BM_6</tabstop>
  <tabstop>BM_7</tabstop>
  <tabstop>BM_8</tabstop>
  <tabstop>BM_9</tabstop>
  <tabstop>BR_1</tabstop>
  <tabstop>BR_2</tabstop>
  <tabstop>BR_3</tabstop>
  <tabstop>BR_4</tabstop>
  <tabstop>BR_5</tabstop>
  <tabstop>BR_6</tabstop>
  <tabstop>BR_7</tabstop>
  <tabstop>BR_8</tabstop>
  <tabstop>BR_9</tabstop>
  <tabstop>pushButton_solve</tabstop>
 </tabstops>
 <resources/>
 <connections/>
</ui>
